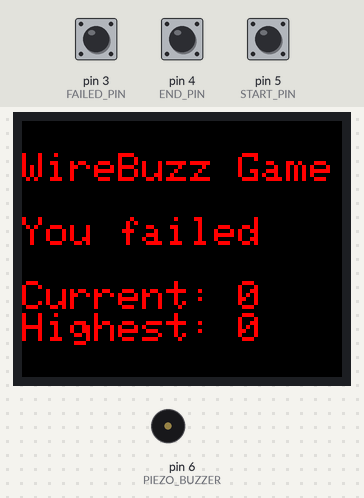
This program was run on a simulated Arduino Uno, built with avr-gcc and run on an emulated ATmega328P. Parts: 160×128 colour display, buzzer (waves = sounding). The inputs (shaded band) are chosen by the test bench; at power-on: pin 4 (END_PIN) HIGH, pin 5 (START_PIN) HIGH, pin 3 (FAILED_PIN) HIGH.

Above: at 1.3 s.
1.4 s: pin 4 (END_PIN) pulled LOW for 0.15 s
At 2.5 s:
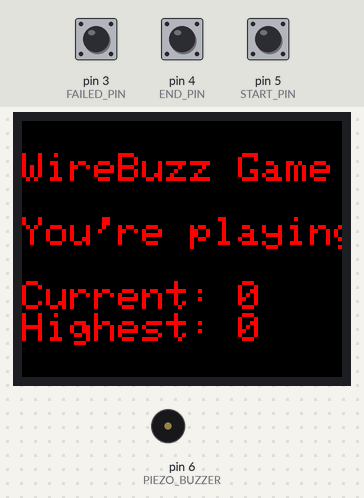
3.0 s: pin 5 (START_PIN) pulled LOW for 1 s
At 3.63 s:
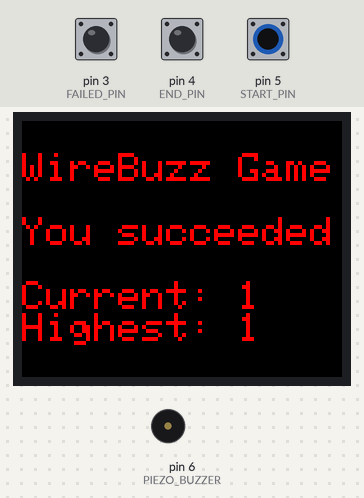
5.5 s: pin 3 (FAILED_PIN) pulled LOW for 0.15 s
At 5.8 s:
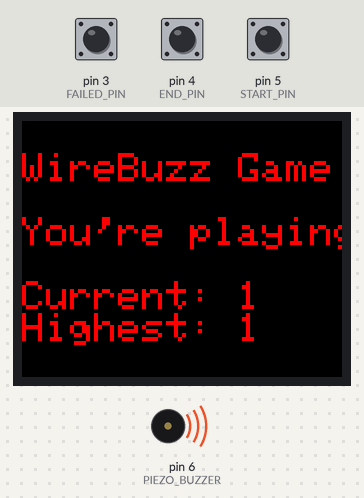
7.6 s: pin 4 (END_PIN) pulled LOW for 1 s
At 8.4 s:
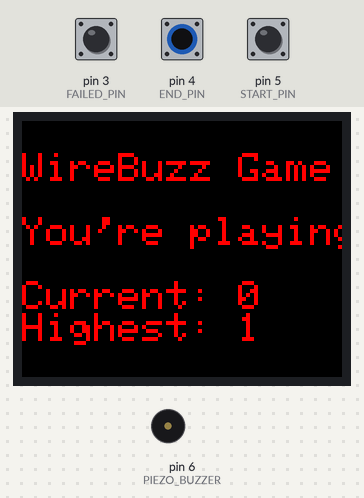
10.1 s: pin 3 (FAILED_PIN) pulled LOW for 1 s
At 11.9 s:
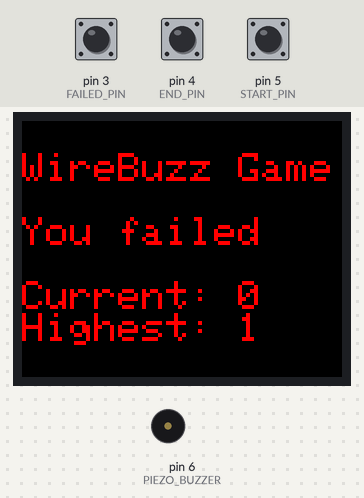
12.6 s: pin 4 (END_PIN) pulled LOW for 3.2 s
At 13.4 s:
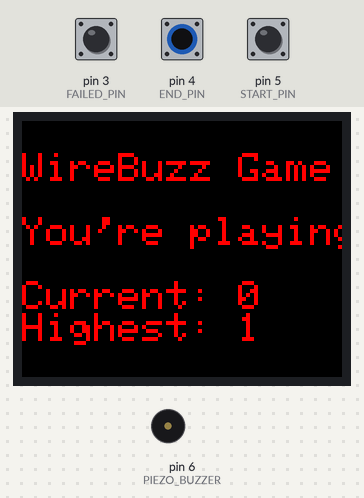
Timing chart, 0 to 15.6 s (numbered marks = the images above; inputs shaded):
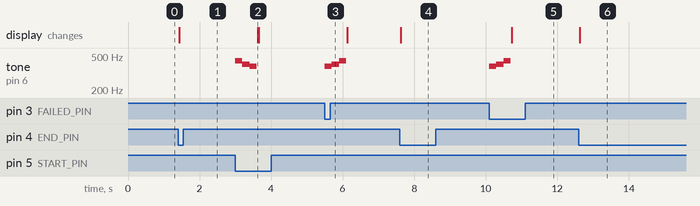

The program:

main.cpp
```cpp
#include <Adafruit_GFX.h>    // Core graphics library
#include <Adafruit_ST7735.h> // Hardware-specific library
#include <SPI.h>

#define TFT_CS 10
#define TFT_RST 9
#define TFT_DC 8

#define PIEZO_BUZZER 6
#define START_PIN 5
#define END_PIN 4
#define FAILED_PIN 3

enum GameState
{
  IN_PROGRESS,
  FAILED,
  SUCCEEDED
};

GameState gameState = GameState::FAILED;

int currentEndPin = 0;
int currentScore = 0;
int maxScore = 0;

Adafruit_ST7735 tft = Adafruit_ST7735(TFT_CS, TFT_DC, TFT_RST);

void updateScreen()
{
  tft.setRotation(3);
  tft.setTextWrap(false);
  tft.fillScreen(ST7735_BLACK);
  tft.setCursor(0, 0);
  tft.setTextColor(ST7735_RED);
  tft.setTextSize(2);
  tft.println("");
  tft.println("WireBuzz Game");
  tft.println("");
  tft.print("You");

  switch (gameState)
  {
  case GameState::FAILED:
    tft.println(" failed");
    break;
  case GameState::IN_PROGRESS:
    tft.println("'re playing");
    break;
  case GameState::SUCCEEDED:
    tft.println(" succeeded");
    break;

  default:
    break;
  }

  tft.println("");
  tft.print("Current: ");
  tft.println(currentScore);
  tft.print("Highest: ");
  tft.println(maxScore);
}

void startNewGame()
{
  gameState = GameState::IN_PROGRESS;
  updateScreen();
}

void setup()
{
  pinMode(PIEZO_BUZZER, OUTPUT);
  pinMode(START_PIN, INPUT_PULLUP);
  pinMode(END_PIN, INPUT_PULLUP);
  pinMode(FAILED_PIN, INPUT_PULLUP);

  tft.initR(INITR_BLACKTAB);

  tft.fillScreen(ST7735_BLACK);

  updateScreen();
}

void loop()
{
  switch (gameState)
  {
  case GameState::IN_PROGRESS:
    if (!digitalRead(currentEndPin))
    {
      gameState = GameState::SUCCEEDED;
      tone(PIEZO_BUZZER, 440, 200);
      delay(200);
      tone(PIEZO_BUZZER, 400, 200);
      delay(200);
      tone(PIEZO_BUZZER, 380, 200);
      delay(200);
      currentScore++;
      if (currentScore > maxScore)
      {
        maxScore = currentScore;
      }
      updateScreen();
    }
    else if (!digitalRead(FAILED_PIN))
    {
      gameState = GameState::FAILED;
      tone(PIEZO_BUZZER, 380, 200);
      delay(200);
      tone(PIEZO_BUZZER, 400, 200);
      delay(200);
      tone(PIEZO_BUZZER, 440, 200);
      delay(200);
      currentScore = 0;
      updateScreen();
    }
    break;

  case GameState::FAILED:
  case GameState::SUCCEEDED:
    if (!digitalRead(START_PIN))
    {
      currentEndPin = END_PIN;
      startNewGame();
    }
    else if (!digitalRead(END_PIN))
    {
      currentEndPin = START_PIN;
      startNewGame();
    }
    break;

  default:
    break;
  }
}
```

Measured:
- after the input at 1.4 s, the display: changes at once (image 1)
- after the input at 3.0 s, tone on pin 6 (PIEZO_BUZZER): silent → 440 Hz at once, → 400 Hz 0.20 s later, → 380 Hz 0.20 s later, → silent 0.20 s later; the display: changes after 0.63 s (image 2)
- after the input at 5.5 s, tone on pin 6 (PIEZO_BUZZER): silent → 380 Hz at once, → 400 Hz 0.20 s later, → 440 Hz 0.20 s later, → silent 0.20 s later
- after the input at 7.6 s, the display: changes at once (image 4)
- after the input at 10.1 s, tone on pin 6 (PIEZO_BUZZER): silent → 380 Hz at once, → 400 Hz 0.20 s later, → 440 Hz 0.20 s later, → silent 0.20 s later; the display: changes after 0.63 s (image 5)
- after the input at 12.6 s, the display: changes at once (image 6)
